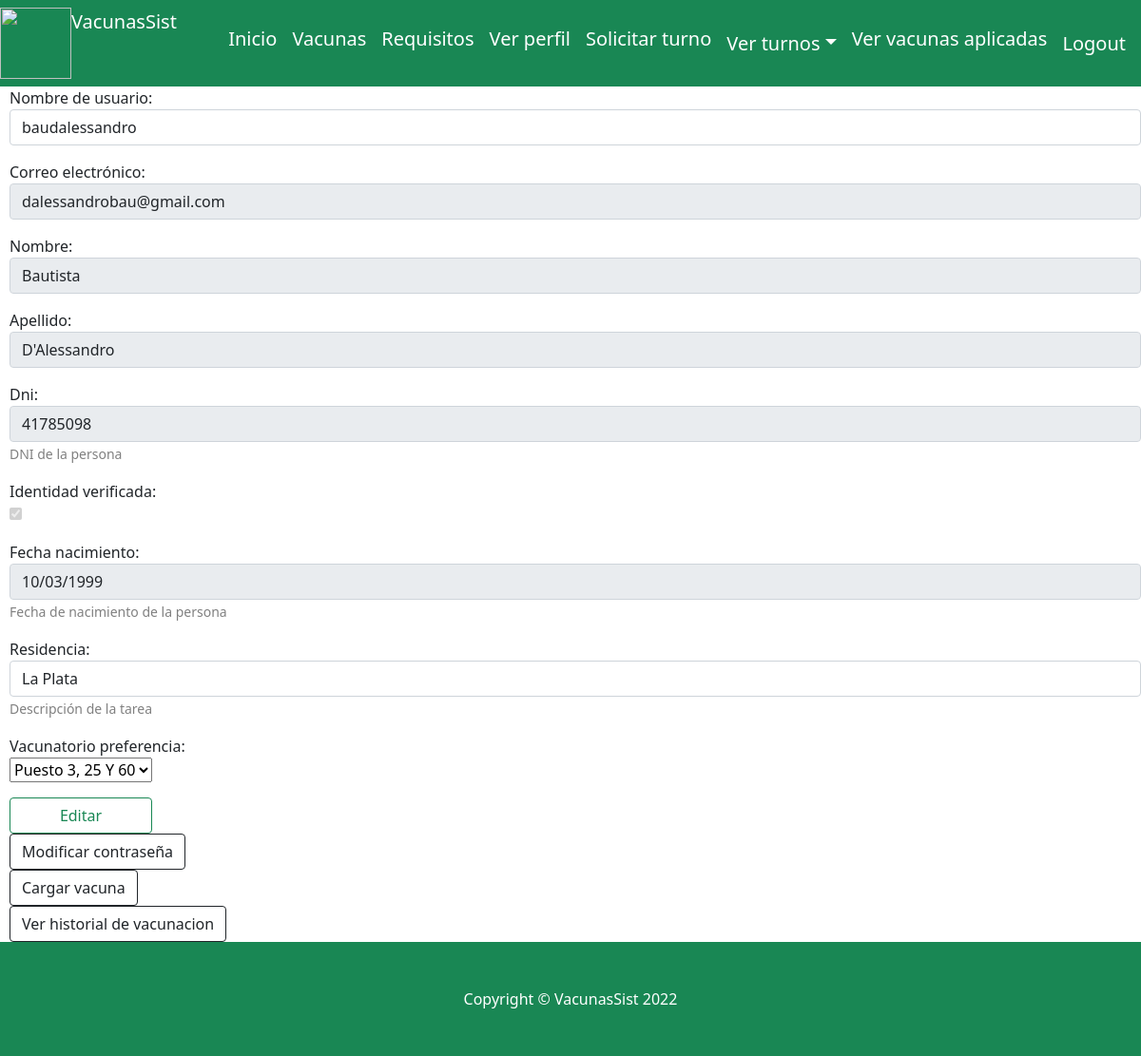
Screenshot of /verPerfil (signed in) with the database file from the repository.
### website/models.py (models this page shows)
class Usuario(AbstractBaseUser):
    username =models.CharField('Nombre de usuario', unique=True, max_length=100)
    email = models.EmailField('Correo electrónico', max_length=254, unique=True)
    nombre = models.CharField('Nombre', max_length=254)
    apellido = models.CharField('apellido', max_length=254)
    dni=models.IntegerField(help_text="DNI de la persona", unique=True)
    fecha_nacimiento= models.DateField(help_text="Fecha de nacimiento de la persona")
    residencia = models.TextField(help_text="Descripción de la tarea", null=True)
    vacunatorio_preferencia =models.ForeignKey(Vacunatorio, on_delete=models.CASCADE,null=True)
    fecha_creacion = models.DateTimeField(auto_now_add=True)
    identidad_verificada=models.BooleanField(default=False)
    es_vacunador = models.BooleanField(default=False)
    es_administrador = models.BooleanField(default=False)
    telefono = models.IntegerField(blank=True, null=True)
    direccion = models.CharField(max_length=15, null=True)
    objects= UsuarioManager()
    USERNAME_FIELD = 'username'
    REQUIRED_FIELDS = ['email','nombre', 'apellido','dni', 'fecha_nacimiento']

### website/views.py (the view)
# urls.py: path('verPerfil', views.verPerfil, name="verPerfil"),
def verPerfil(request):
    id_usuario=request.user.id
    try:
        usuario= Usuario.objects.get(id=id_usuario)
        if request.method=="POST":
            print('es un poist  ')
            verificado=False
            print(usuario.identidad_verificada)
            if(usuario.identidad_verificada==True):
                        print('entre312321')
                        verificado=True
                        print(verificado)
            if(usuario.es_vacunador==True):
                usuario_form =UpdateVacunadorAdministradorForm(request.POST, instance = usuario)
            else:
                usuario_form =UpdateUsuarioForm(request.POST, instance = usuario)
                print('no es vacunador)')
            if usuario_form.is_valid():
                print('antes de guardar datos1')
                try:
                    print('antes de guardar datos')
                    print(usuario_form.fields['identidad_verificada'])
                    usuario_form.save()
                    print(verificado)
                    if(verificado):
                        usuario.identidad_verificada=True
                        usuario.save()
                    print('en guardar datos')
                    messages.success(request, 'Perfil actualizado correctamente')
                    return redirect('index')
                except Exception as e:
                    print('esta excepcion correct')
                    print(e)
                    messages.error(request, 'Su perfil no se ha actualizado.')
                    return render(request, 'website/index.html')
            else:
                messages.error(request,'El nombre de usuario debe ser único, por favor ingrese otro.')
                return render(request, 'website/index.html')
        else:
            id_usuario=request.user.id
            mismoUsuario= (id_usuario == usuario.id)
            print("1")
            if(usuario.es_vacunador==True or usuario.es_administrador==True):
                usuario_form=UpdateVacunadorAdministradorForm(instance = usuario)
                if(usuario.es_administrador==True):
                    print("administrador")
                    usuario_form=usuario_form.deshabilitarCamposAdministrador()
                else:
                    print("vacunador")
                    usuario_form=usuario_form.deshabilitarCampos()
                return render(request, "website/ver_perfil_vacunador.html",{ 'usuario_form':usuario_form, 'id_usuario':id_usuario,'mismoUsuario':mismoUsuario, 'busqueda': False})
            else:
                usuario_form=UpdateUsuarioForm(instance = usuario)
                usuario_form=usuario_form.deshabilitarCampos(usuario.identidad_verificada)
        return render(request, "website/verPerfil.html",{ 'usuario_form':usuario_form, 'id_usuario':id_usuario, 'mismoUsuario':mismoUsuario})
    except Exception as e:
            print(repr(e))

### website/forms.py (called while the page is built)
    def deshabilitarCampos(self, identidad):
        if identidad:
            print(' if verificado')
            self.fields['identidad_verificada'].widget.attrs.update({'disabled': True})
            self.fields['dni'].widget.attrs.update({'readonly': True})
            self.fields['email'].widget.attrs.update({'readonly': True})
            self.fields['fecha_nacimiento'].widget.attrs.update({'readonly': True})
            self.fields['nombre'].widget.attrs.update({'readonly': True})
            self.fields['apellido'].widget.attrs.update({'readonly': True})
        return self

### website/models.py (called while the page is built)
    def __str__(self):
           return self.nombre + self.ubicacion

### website/templates/website/verPerfil.html (shortened to what this page needs)
{% extends "website/layout.html" %}
{% block body %}
<div style="margin-left: 10px; ">
    <form method="post">
        <div class="form-group">
          {% for campo in usuario_form %}
            <p>
              {{ campo.label_tag }}<br>
              {{ campo }}
              {% if campo.help_text %}
                <small style="color: grey">{{ campo.help_text }}</small>
              {% endif %}
            </p>
          {% endfor %}
          {% if not request.user.es_vacunador %}
            {% if not request.user.es_administrador %}
                <input  class="btn btn-outline-success"  type="submit" value="Editar" style="width: 150px;">
                <div class="nav-item"><a class="btn btn-outline-dark mt-auto" href="{% url 'modificar_password' %}">Modificar contraseña</a></div>
                <div class="nav-item"><a class="btn btn-outline-dark mt-auto" href="{% url 'cargar_vacuna' %}">Cargar vacuna</a></div>
              </div>
              {%else%}
            <div class="nav-item"><a class="btn btn-outline-dark mt-auto" href="{% url 'añadir_rol_vacunador' id_usuario %}">Marcar como vacunador</a></div>
            {% endif%}
          {% endif%}
          <div class="nav-item"><a class="btn btn-outline-dark mt-auto" href="{% url 'ver_historial_vacunacion' id_usuario %}">Ver historial de vacunacion</a></div>
        </div>
{% endblock %}

### rows the page displays
Usuario: usuario_form "baudalessandro" "dalessandrobau@gmail.com" "Bautista" "D'Alessandro" "41785098" "☑" "10/03/1999" "La Plata" "Puesto 3, 25 Y 60"

### other values shown
{{ campo.label_tag }} "Nombre de usuario:" "Correo electrónico:" "Nombre:" "Apellido:" "Dni:" "Identidad verificada:" "Fecha nacimiento:" "Residencia:" "Vacunatorio preferencia:"
{{ campo.help_text }} "DNI de la persona" "Fecha de nacimiento de la persona" "Descripción de la tarea"
